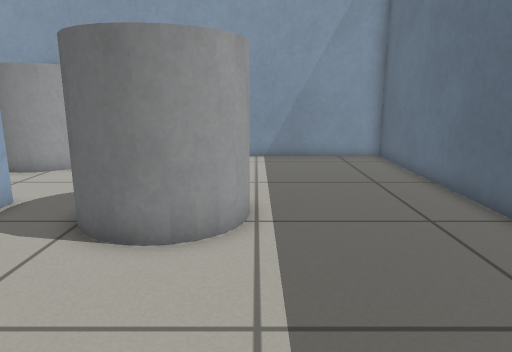
view 1 (above)

13 first-person views from a walk through a world built for the Gazebo simulator. The camera is 0.69 m above the floor, tilts 12° down and sees 70° across. The floor is counted in squares, 0.25 m on a side. Each view is taken from the middle of a square. On the plan, view 1 faces up. The plan holds only what a view shows up to about 20 squares ahead; the rest is blank.

view 2
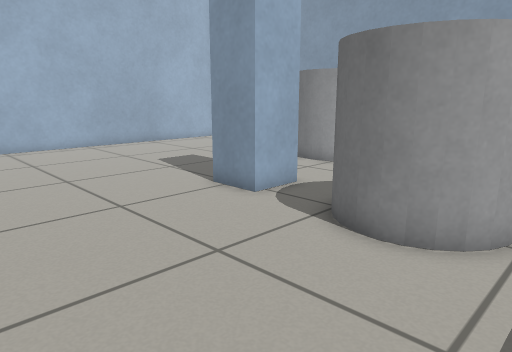

view 3
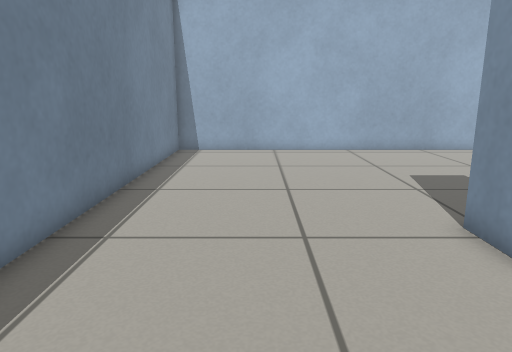

view 4
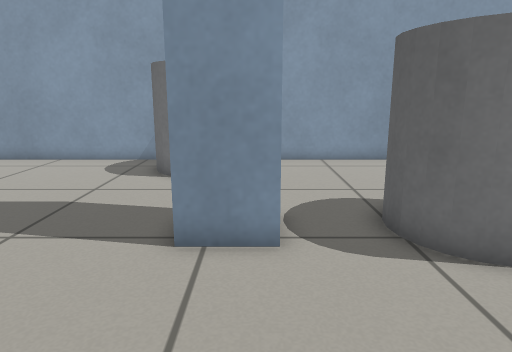

view 5
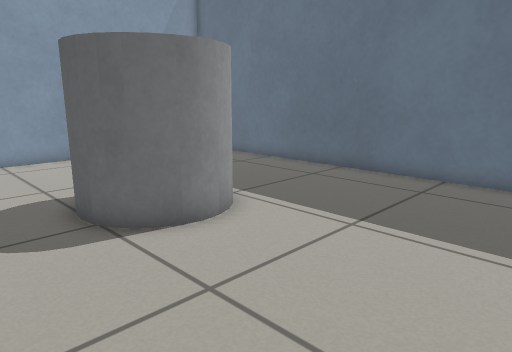

view 6
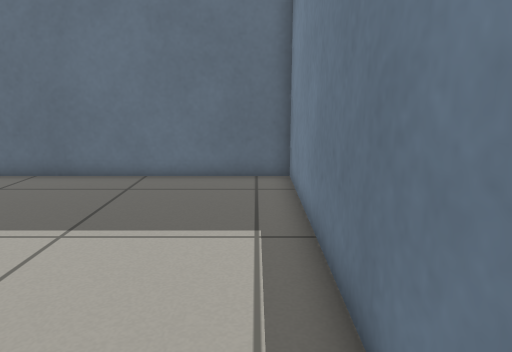

view 7
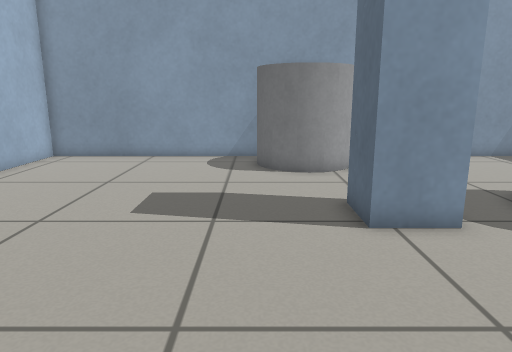

view 8
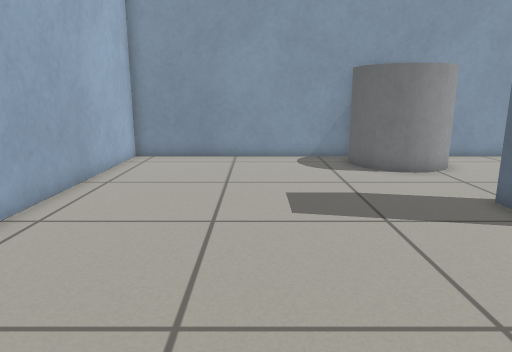

view 9
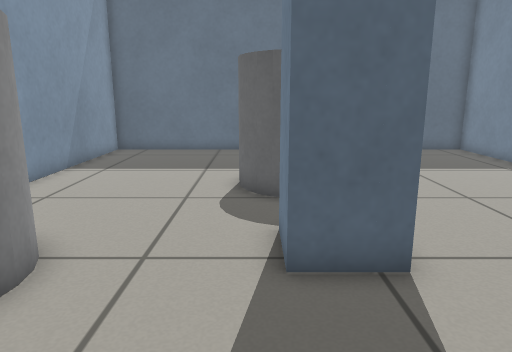

view 10
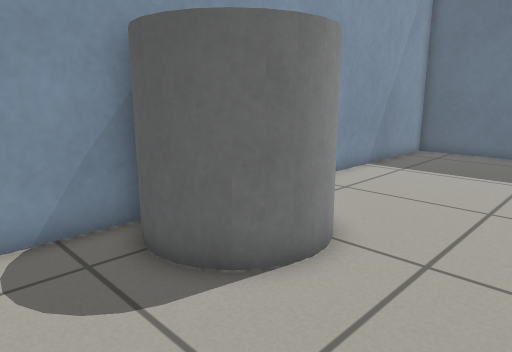

view 11
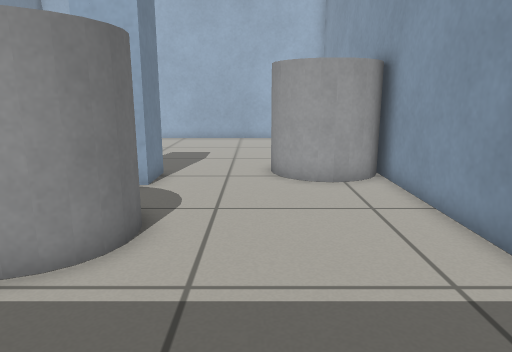

view 12
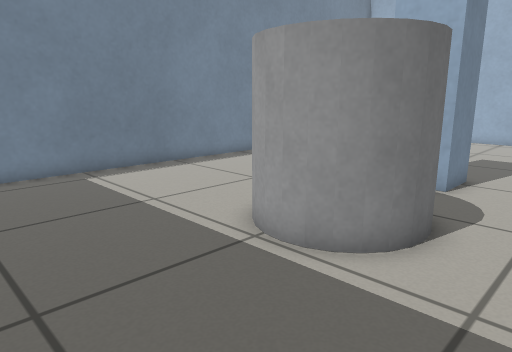

view 13
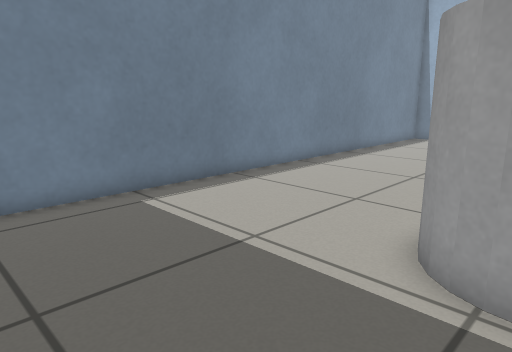

### Floor plan
Key: @ floor where view 1 was taken; # wall or solid block; . floor; C grey cylinder.
Columns run from 21 left of view 1 to 6 right of it. Each row starts with its distance up from view 1.
 18 ############################
 17 #..........C C.............#
 16 #.........C   C............#
 15 #.........CC  C............#
 14 #..........CCC.............#
 13 #..........................#
 12 #..........................#
 11 #..........................#
 10 #................CCCC......#
  9 #............##..C  CC.....#
  8 #............##..C  CC.....#
  7 #.................CCC......#
  6 #..........................#
  5 #..........................#
  4 #..........................#
  3 #..........................#
  2 #..........................#
  1 #..........................#
  0 #....................@.....#
 -1 ############################

Where each view was taken, in squares from view 1:
view 1: 0 up, 0 right, facing up
view 2: 0 up, 1 right, facing up-left
view 3: 3 up, 1 left, facing left
view 4: 1 up, 7 left, facing up
view 5: 0 up, 7 left, facing up-right
view 6: 0 up, 7 left, facing right
view 7: 0 up, 11 left, facing up
view 8: 0 up, 15 left, facing up
view 9: 10 up, 14 left, facing right
view 10: 10 up, 14 left, facing up-right
view 11: 13 up, 5 right, facing left
view 12: 13 up, 5 right, facing down-left
view 13: 9 up, 5 right, facing down-left
